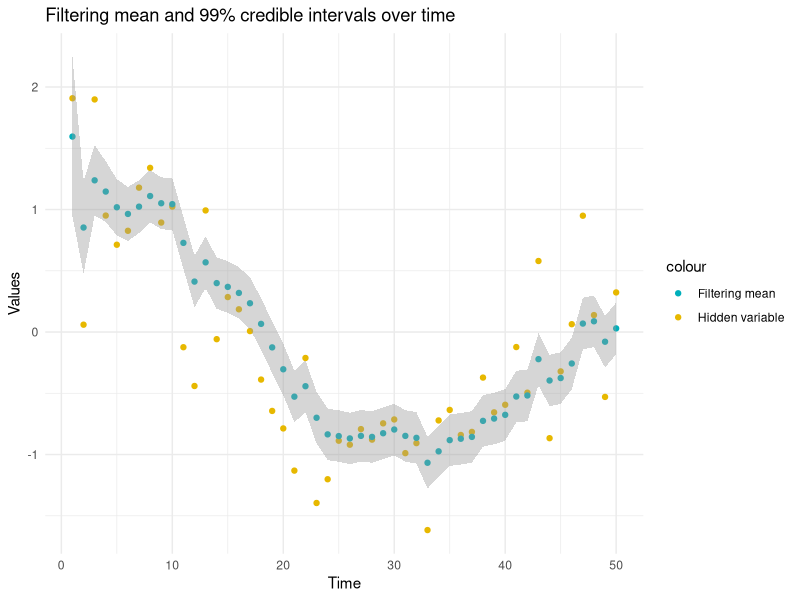
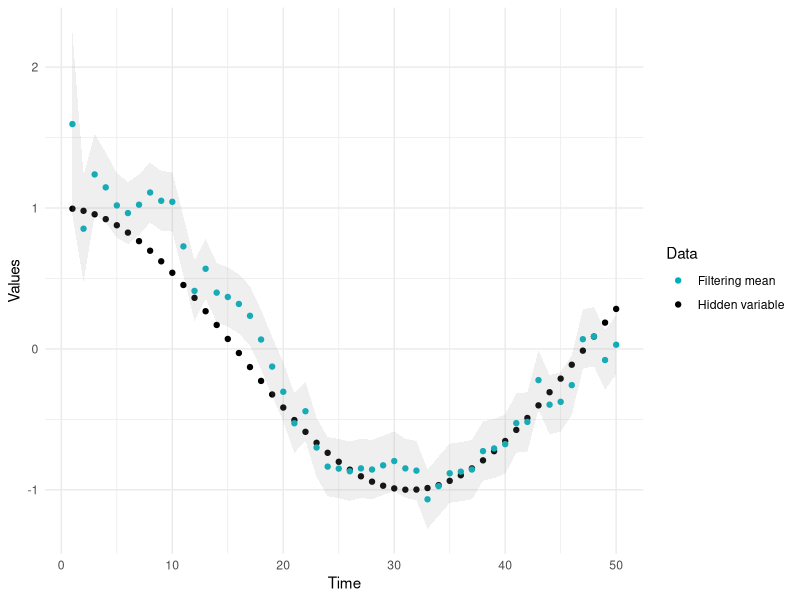
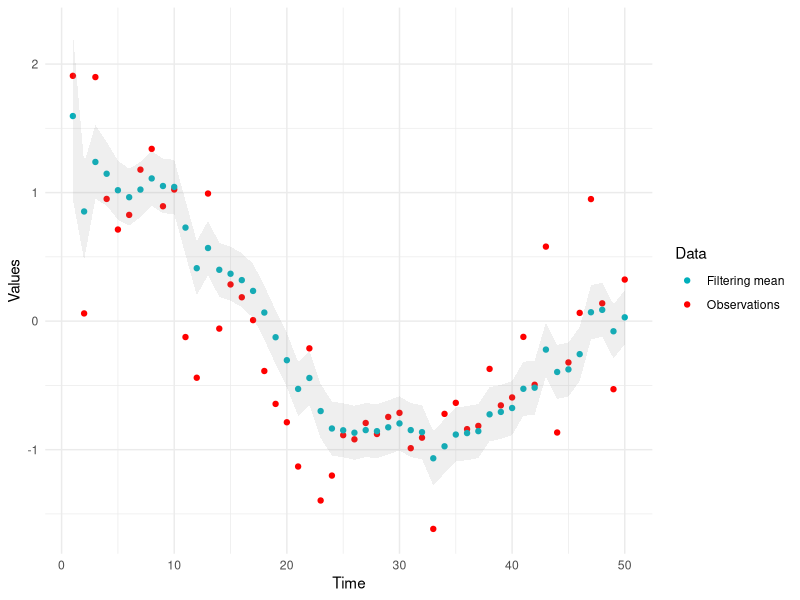
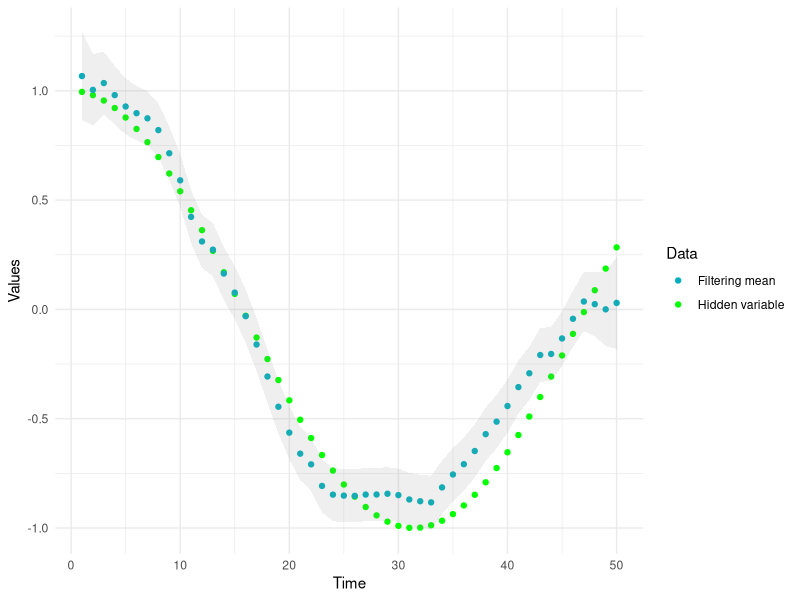
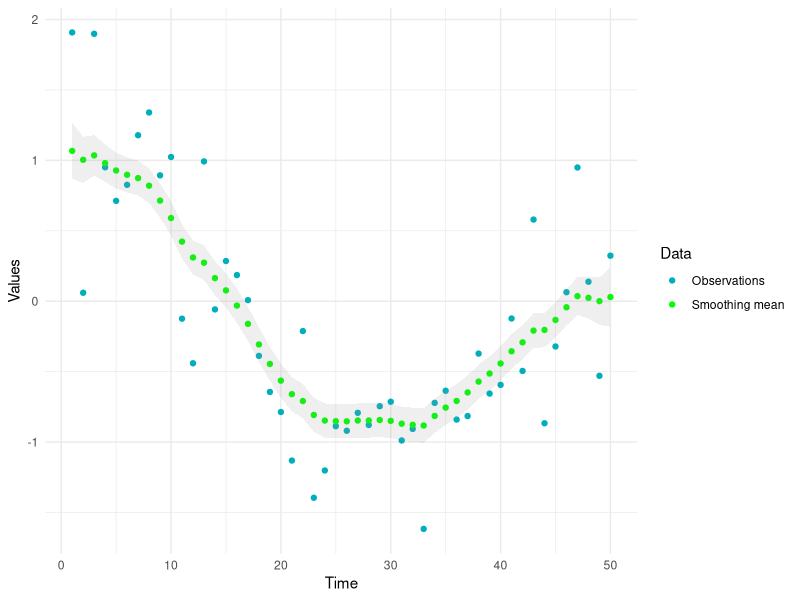

These charts were generated, in order, by the following R code:
library(tidyverse)

kalman<-function(y, F, G, Q, H, R, mu0, Sigma0){
  dy = nrow(y)
  T0 = ncol(y)
  dx = length(mu0)
  I = diag(dx)
  
  ## INITIALIZATION ##
  
  mu.p = matrix(0, nrow = dx, ncol = T0)
  Sigma.p = array(0, c(dx, dx, T0))
  mu.f = matrix(0, nrow = dx, ncol = T0)
  Sigma.f = array(0, c(dx, dx, T0))
  mu.s = matrix(0, nrow = dx, ncol = T0)
  Sigma.s = array(0, c(dx, dx, T0))
  
  ## FORWARD RECURSION ## Time 1
  mu.p[, 1] = F %*% mu0
  Sigma.p[, , 1] = F %*% Sigma0 %*% t(F) + G %*% Q %*% t(G)
  
  nu = y[, 1] - H %*% mu.p[, 1]
  S = H %*% Sigma.p[, , 1] %*% t(H) + R
  K = Sigma.p[, , 1] %*% t(H) %*% solve(S)
  mu.f[, 1] = mu.p[, 1] + K %*% nu
  Sigma.f[, , 1] = (I - K %*% H) %*% Sigma.p[, , 1]
  
  # Time 2:T
  
  for (t in (2:T0)){
    # Prediction
    mu.p[, t] = F %*% mu.f[, t - 1]
    Sigma.p[, , t] = F %*% Sigma.f[, , t - 1] %*% t(F) + G %*% Q %*% t(G)
    
    # Update
    nu = y[, t] - H %*% mu.p[, t]
    S = H %*% Sigma.p[, , t] %*% t(H) + R
    K = Sigma.p[, , t] %*% t(H) %*% solve(S)
    mu.f[, t] = mu.p[, t] + K %*% nu
    Sigma.f[, , t] = (I - K %*% H) %*% Sigma.p[, , t]}
  
  ## BACKWARD RECURSION ##
  
  mu.s[, T0] = mu.f[, T0]
  Sigma.s[, , T0] = Sigma.f[, , T0]
  for (t in (T0 - 1):1){
    J = Sigma.f[, , t] %*% t(F) %*% solve(Sigma.p[, , t + 1])
    mu.s[, t] = mu.f[, t] + J %*% (mu.s[, t + 1] - mu.p[, t + 1])
    Sigma.s[, , t] = Sigma.f[, , t] + J %*% (Sigma.s[, , t + 1] - Sigma.p[,, t + 1]) %*% t(J)
  }
  return(list(mu.f = mu.f, Sigma.f = Sigma.f, mu.p = mu.p, Sigma.p = Sigma.p,mu.s = mu.s, Sigma.s = Sigma.s))
}

T0 = 50
x = matrix(cos(c(1:T0)/10), 1, T0)
R = 0.2
mu0 = 0
Sigma0 = 1
G = 1
Q = 0.02
H = 1
F0 = 1
set.seed(8675301) # Instance a seed for replication
y = matrix(x + rnorm(T0, sd = sqrt(R)), nrow = 1, ncol = T0)
results.KF = kalman(y, F0, G, Q, H, R, mu0, Sigma0)
mu.f = results.KF$mu.f
Sigma.f = results.KF$Sigma.f
mu.p = results.KF$mu.p
Sigma.p = results.KF$Sigma.p
mu.s = results.KF$mu.s
Sigma.s = results.KF$Sigma.s

# Find multiplier for 99% CI
z.val <- qnorm(1 - (1 - 0.9999)/2)
z.val

# aux variables to plot CIs
LoCI_f <- mu.f - z.val * Sigma.f[1,1,]
HiCI_f <- mu.f + z.val * Sigma.f[1,1,]
LoCI_s <- mu.s - z.val * Sigma.s[1,1,]
HiCI_s <- mu.s + z.val * Sigma.s[1,1,]
LoCI_p <- mu.p - z.val * Sigma.p[1,1,]
HiCI_p <- mu.p + z.val * Sigma.p[1,1,]

# 
data_toplot <- tibble(x[1,],y[1,],mu.f[1,],LoCI_f[1,],HiCI_f[1,],mu.s[1,],LoCI_s[1,],HiCI_s[1,],mu.p[1,],LoCI_p[1,],HiCI_p[1,])
colnames(data_toplot) <- c("hidden_var","observation","mu.f","LoCI_f","HiCI_f","mu.s","LoCI_s","HiCI_s","mu.p","LoCI_p","HiCI_p")

# Filtering

## Hidden var vs filtering mean
ggplot(data_toplot,aes(x=1:50,y=data_toplot$observation))+ 
  geom_point(aes(1:50,data_toplot$observation, color = 'Hidden variable'))+ 
  geom_point(aes(1:50,mu.f, color = 'Filtering mean'))+ 
  scale_color_manual(values = c("#00AFBB", "#E7B800"))+
  geom_smooth(data = data_toplot ,aes(y=mu.f, ymin = LoCI_f, ymax = HiCI_f),stat = "identity",linetype=0)+
  labs(x="Time", y = "Values") + # Etiquetas de los ejes
  ggtitle("Filtering mean and 99% credible intervals over time")+ # Titulo del plot
  theme_minimal()

## Hidden var vs filtering mean

ggplot(data_toplot,aes(x=1:50,y=data_toplot$hidden_var))+ 
  geom_point(aes(1:50,data_toplot$hidden_var, color = 'Hidden variable'))+ 
  geom_point(aes(1:50,mu.f, color = 'Filtering mean'))+ 
  scale_color_manual(values = c("#00AFBB", "black"))+
  geom_smooth(data = data_toplot ,aes(y=mu.f, ymin = LoCI_f, ymax = HiCI_f),stat = "identity",linetype=0,alpha=0.15)+
  labs(x="Time", y = "Values",color="Data") + # Etiquetas de los ejes
  #ggtitle("Hidden variable vs Filtering mean and 99% credible \n intervals over time")+ # Titulo del plot
  theme_minimal()

## Observations vs filtering mean

ggplot(data_toplot,aes(x=1:50,y=data_toplot$observation))+ 
  geom_point(aes(1:50,data_toplot$observation, color = 'Observations'))+ 
  geom_point(aes(1:50,mu.f, color = 'Filtering mean'))+ 
  scale_color_manual(values = c("#00AFBB", "red"))+
  geom_smooth(data = data_toplot ,aes(y=mu.f, ymin = LoCI_f, ymax = HiCI_f),stat = "identity",linetype=0,alpha=0.15)+
  labs(x="Time", y = "Values",color="Data") + # Etiquetas de los ejes
  #ggtitle("Observations vs Filtering mean and 99% credible \n intervals over time")+ # Titulo del plot
  theme_minimal()


## Hidden var vs smoothing mean

ggplot(data_toplot,aes(x=1:50,y=data_toplot$hidden_var))+ 
  geom_point(aes(1:50,data_toplot$hidden_var, color = 'Hidden variable'))+ 
  geom_point(aes(1:50,mu.s, color = 'Filtering mean'))+ 
  scale_color_manual(values = c("#00AFBB", "green"))+
  geom_smooth(data = data_toplot ,aes(y=mu.s, ymin = LoCI_s, ymax = HiCI_s),stat = "identity",linetype=0,alpha=0.15)+
  labs(x="Time", y = "Values",color="Data") + # Etiquetas de los ejes
  #ggtitle("Hidden variable vs Filtering mean and 99% credible \n intervals over time")+ # Titulo del plot
  theme_minimal()

## Observations vs smoothing mean

ggplot(data_toplot,aes(x=1:50,y=data_toplot$observation))+ 
  geom_point(aes(1:50,data_toplot$observation, color = 'Observations'))+ 
  geom_point(aes(1:50,mu.s, color = 'Smoothing mean'))+ 
  scale_color_manual(values = c("#00AFBB", "green"))+
  geom_smooth(data = data_toplot ,aes(y=mu.s, ymin = LoCI_s, ymax = HiCI_s),stat = "identity",linetype=0,alpha=0.15)+
  labs(x="Time", y = "Values",color="Data") + # Etiquetas de los ejes
  #ggtitle("Observations vs Smoothing mean and 99% credible \n intervals over time")+ # Titulo del plot
  theme_minimal()